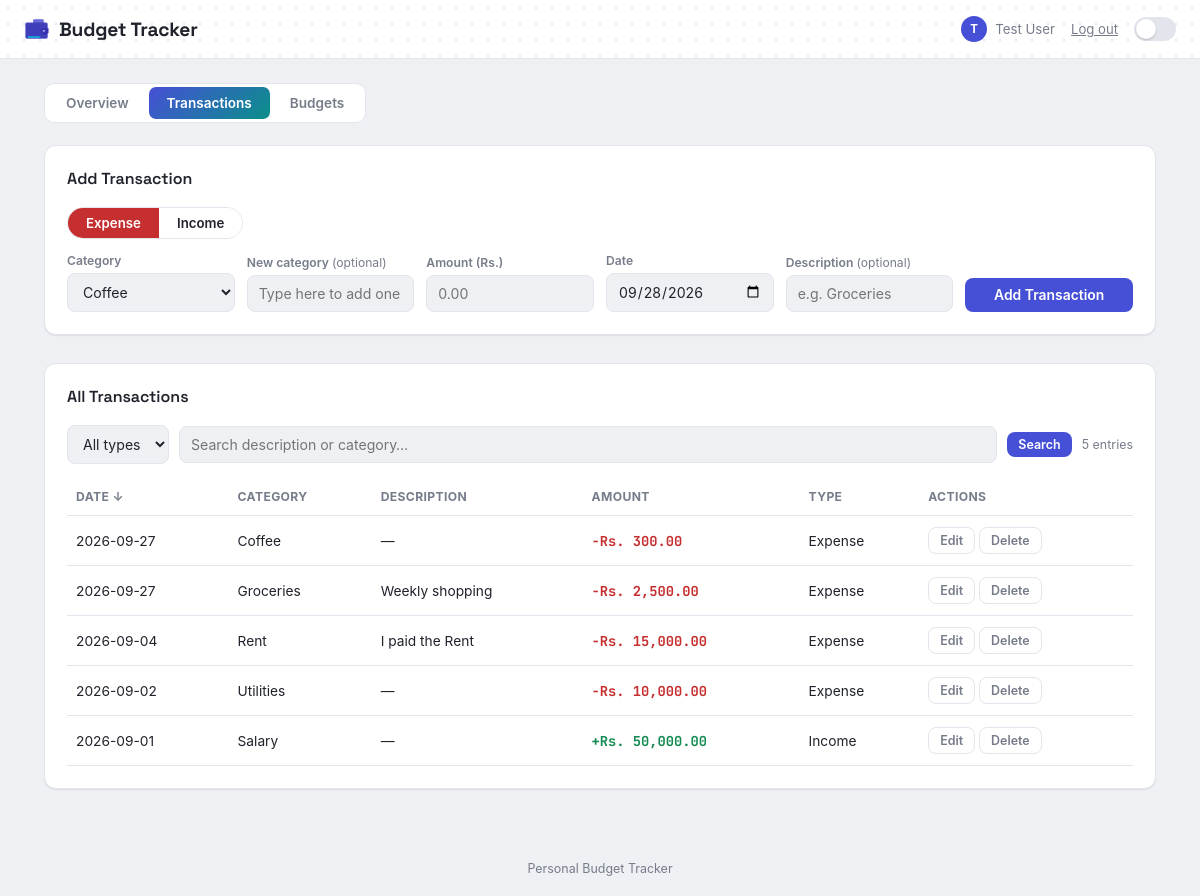
Screenshot of /transactions.php (signed in) with the database file from the repository.
### tables this page shows
CREATE TABLE `transactions` (
  `tx_id` int(11) NOT NULL,
  `user_id` int(11) NOT NULL,
  `category_id` int(11) NOT NULL,
  `tx_type` enum('Income','Expense') NOT NULL,
  `amount` decimal(10,2) NOT NULL,
  `tx_date` date NOT NULL,
  `description` varchar(150) DEFAULT NULL,
  `created_at` timestamp NOT NULL DEFAULT current_timestamp()
);

CREATE TABLE `categories` (
  `category_id` int(11) NOT NULL,
  `category_name` varchar(50) NOT NULL
);

### transactions.php (the view, shortened to what this page needs)
<?php
require "db.php";
$userId = $_SESSION["user_id"];
$categories = array();
$result = mysqli_query($conn, "SELECT category_id, category_name FROM categories ORDER BY category_name");
while ($row = mysqli_fetch_assoc($result)) {
    $categories[] = $row;
}
$filter = $_GET["filter"] ?? "";
$search = trim($_GET["search"] ?? "");
$sort   = $_GET["sort"] ?? "date";
$dir    = $_GET["dir"]  ?? "desc";
if ($dir !== "asc") $dir = "desc";
$sortMap = array(
    "date"     => "t.tx_date",
    "category" => "c.category_name",
    "amount"   => "t.amount"
);
$sortCol = isset($sortMap[$sort]) ? $sortMap[$sort] : "t.tx_date";
$dirSQL  = strtoupper($dir);
$sql = "SELECT t.tx_id, t.tx_type, t.amount, t.tx_date, t.description,
               c.category_name
        FROM transactions t
        JOIN categories c ON t.category_id = c.category_id
        WHERE t.user_id = $userId";
$sql .= " ORDER BY $sortCol $dirSQL, t.tx_id DESC";
$transactions = array();
$result = mysqli_query($conn, $sql);
while ($row = mysqli_fetch_assoc($result)) {
    $transactions[] = $row;
}
function money($n) {
    return "Rs. " . number_format((float)$n, 2);
}
function sortUrl($field, $currentSort, $currentDir, $filter, $search) {
    $nextDir = "asc";
    if ($currentSort === $field) {
        $nextDir = ($currentDir === "asc") ? "desc" : "asc";
    }
    $params = array("sort" => $field, "dir" => $nextDir);
    return "transactions.php?" . http_build_query($params);
}
function sortArrow($field, $currentSort, $currentDir) {
    if ($currentSort !== $field) return "";
    return ($currentDir === "asc") ? " ↑" : " ↓";
}
$page  = "transactions";
require "header.php";
?>
<section class="panel">
    <h2>Add Transaction</h2>
    <form method="post" action="add.php">
        <div class="type-toggle">
            <label for="typeExpense">Expense</label>
            <label for="typeIncome">Income</label>
        </div>
        <div id="txForm">
            <div class="field">
                <label for="category_id">Category</label>
                <select id="category_id" name="category_id">
                    <?php foreach ($categories as $c): ?>
                        <option value="<?php echo (int)$c["category_id"]; ?>">
                            <?php echo htmlspecialchars($c["category_name"]); ?>
                        </option>
                    <?php endforeach; ?>
                </select>
            </div>
            <div class="field">
                <label for="new_category">New category <span style="font-weight:normal;">(optional)</span></label>
                <input type="text" id="new_category" name="new_category" maxlength="50"
                       placeholder="Type here to add one">
            </div>
            <div class="field">
                <label for="amount">Amount (Rs.)</label>
                <input type="number" id="amount" name="amount" min="0.01" step="0.01" required placeholder="0.00">
            </div>
            <div class="field">
                <label for="tx_date">Date</label>
                <input type="date" id="tx_date" name="tx_date" value="<?php echo date('Y-m-d'); ?>" required>
            </div>
            <div class="field">
                <label for="description">Description <span style="font-weight:normal;">(optional)</span></label>
                <input type="text" id="description" name="description" maxlength="150" placeholder="e.g. Groceries">
            </div>
            <div class="field">
                <label>&nbsp;</label>
                <button type="submit" class="btn">Add Transaction</button>
            </div>
        </div>
    </form>
</section>
<section class="panel">
    <h2>All Transactions</h2>
    <form method="get" action="transactions.php" class="toolbar">
        <select name="filter">
            <option value=""        <?php if ($filter === "")        echo "selected"; ?>>All types</option>
        </select>
        <input type="text" name="search" placeholder="Search description or category…"
               value="<?php echo htmlspecialchars($search); ?>">
        <button type="submit" class="btn small">Search</button>
        <span class="count">
            <?php echo count($transactions); ?>
            entr<?php echo count($transactions) === 1 ? "y" : "ies"; ?>
        </span>
    </form>
    <?php if (count($transactions) === 0): ?>
        <div class="empty">No transactions found.</div>
    <?php else: ?>
        <div class="table-wrap">
            <table>
                <thead>
                    <tr>
                        <th><a href="<?php echo htmlspecialchars(sortUrl("date",     $sort, $dir, $filter, $search)); ?>">Date<?php     echo sortArrow("date",     $sort, $dir); ?></a></th>
                        <th><a href="<?php echo htmlspecialchars(sortUrl("category", $sort, $dir, $filter, $search)); ?>">Category<?php echo sortArrow("category", $sort, $dir); ?></a></th>
                        <th>Description</th>
                        <th><a href="<?php echo htmlspecialchars(sortUrl("amount",   $sort, $dir, $filter, $search)); ?>">Amount<?php   echo sortArrow("amount",   $sort, $dir); ?></a></th>
                        <th>Type</th>
                        <th>Actions</th>
                    </tr>
                </thead>
                <tbody>
                <?php foreach ($transactions as $t):
                    $isIncome = ($t["tx_type"] === "Income");
                ?>
                    <tr>
                        <td><?php echo htmlspecialchars($t["tx_date"]); ?></td>
                        <td><?php echo htmlspecialchars($t["category_name"]); ?></td>
                        <td><?php echo $t["description"] !== "" ? htmlspecialchars($t["description"]) : "—"; ?></td>
                        <td class="<?php echo $isIncome ? 'amt-in' : 'amt-ex'; ?>">
                            <?php echo ($isIncome ? "+" : "−") . money($t["amount"]); ?>
                        </td>
                        <td><?php echo htmlspecialchars($t["tx_type"]); ?></td>
                        <td class="actions">
                            <a class="btn ghost small" href="edit.php?id=<?php echo (int)$t["tx_id"]; ?>">Edit</a>
                            <a class="btn ghost small" href="delete.php?id=<?php echo (int)$t["tx_id"]; ?>">Delete</a>
                        </td>
                    </tr>
                <?php endforeach; ?>
                </tbody>
            </table>
        </div>
    <?php endif; ?>
</section>
<?php require "footer.php"; ?>

### header.php (shortened to what this page needs)
<?php
$theme = $_SESSION["theme"] ?? "light";
?>
<!DOCTYPE html>
<html lang="en" data-theme="<?php echo htmlspecialchars($theme); ?>">
<head>
<link rel="stylesheet" href="style.css">
</head>
<body>
<header>
  <div class="brand">
    <img src="1.ico" alt="Budget Tracker" width="26" height="26" class="logo-mark">
    <h1>Budget Tracker</h1>
  </div>
  <div class="header-right">
    <div class="user-chip">
      <div class="avatar"><?php echo strtoupper(substr($_SESSION["full_name"] ?? "?", 0, 1)); ?></div>
      <?php echo htmlspecialchars($_SESSION["full_name"] ?? "Guest"); ?>
    </div>
    <a href="logout.php" class="link-btn">Log out</a>
    <form class="switch-form" method="post" action="toggle_theme.php">
      <button type="submit" class="switch" title="Toggle light / dark"><span class="knob"></span></button>
    </form>
  </div>
</header>
<main>
  <div class="tabs">
    <a class="tab-btn <?php echo $page === 'overview'     ? 'active' : ''; ?>" href="index.php">Overview</a>
    <a class="tab-btn <?php echo $page === 'transactions' ? 'active' : ''; ?>" href="transactions.php">Transactions</a>
    <a class="tab-btn <?php echo $page === 'budgets'      ? 'active' : ''; ?>" href="budgets.php">Budgets</a>
  </div>

### footer.php (shortened to what this page needs)
</main>
<footer>Personal Budget Tracker</footer>
</body>
</html>

### rows the page displays
transactions: tx_date "2026-09-27", category.category_name "Coffee", amount "Rs. 300.00", tx_type "Expense"
transactions: tx_date "2026-09-27", category.category_name "Groceries", description "Weekly shopping", amount "Rs. 2,500.00", tx_type "Expense"
transactions: tx_date "2026-09-04", category.category_name "Rent", description "I paid the Rent", amount "Rs. 15,000.00", tx_type "Expense"
transactions: tx_date "2026-09-02", category.category_name "Utilities", amount "Rs. 10,000.00", tx_type "Expense"
transactions: tx_date "2026-09-01", category.category_name "Salary", amount "Rs. 50,000.00", tx_type "Income"

### other values shown
substr($_SESSION["full_name"] ?? "?", 0, 1) "T"
$_SESSION["full_name"] "Test User"
count($transactions) "5"
sortArrow("date",     $sort, $dir) "↓"
form field category_id "Coffee"
